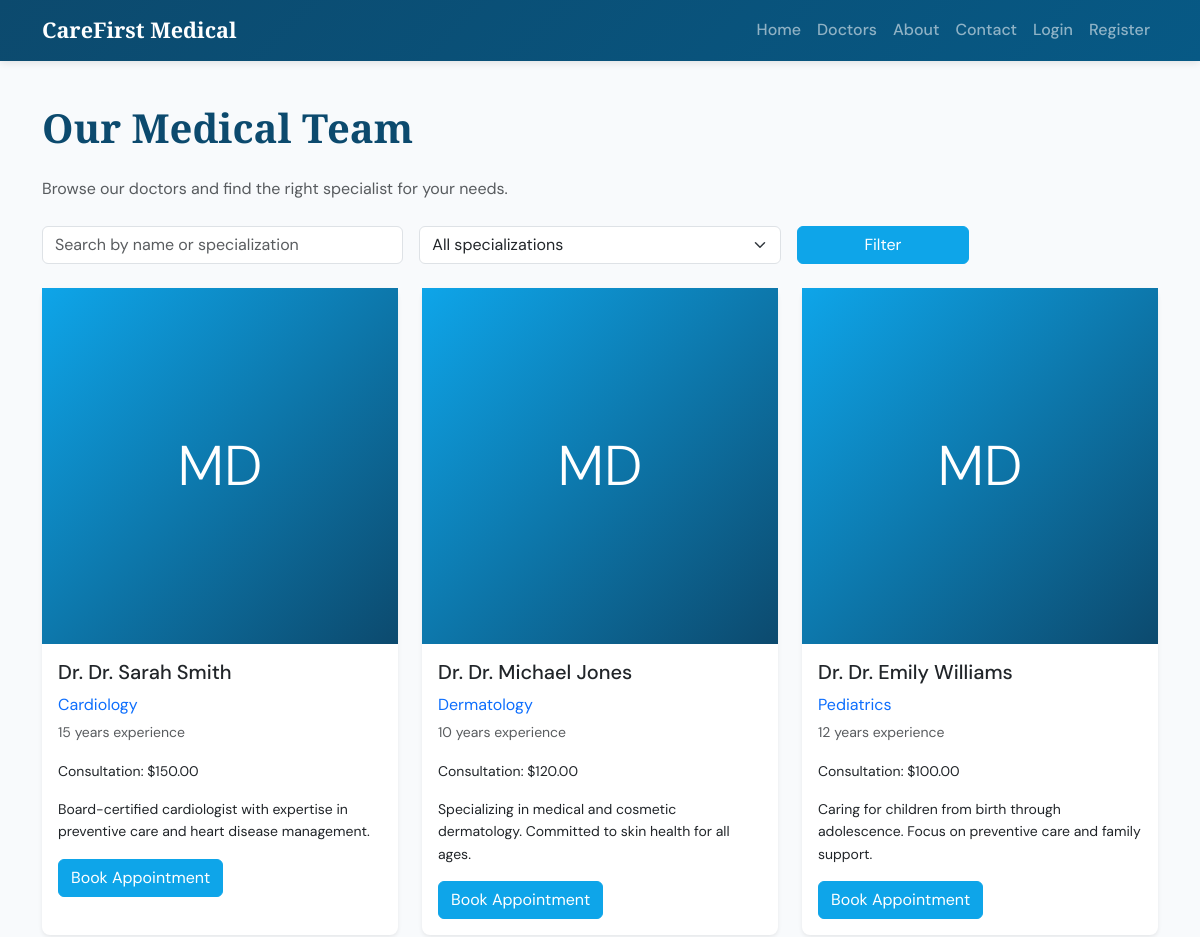
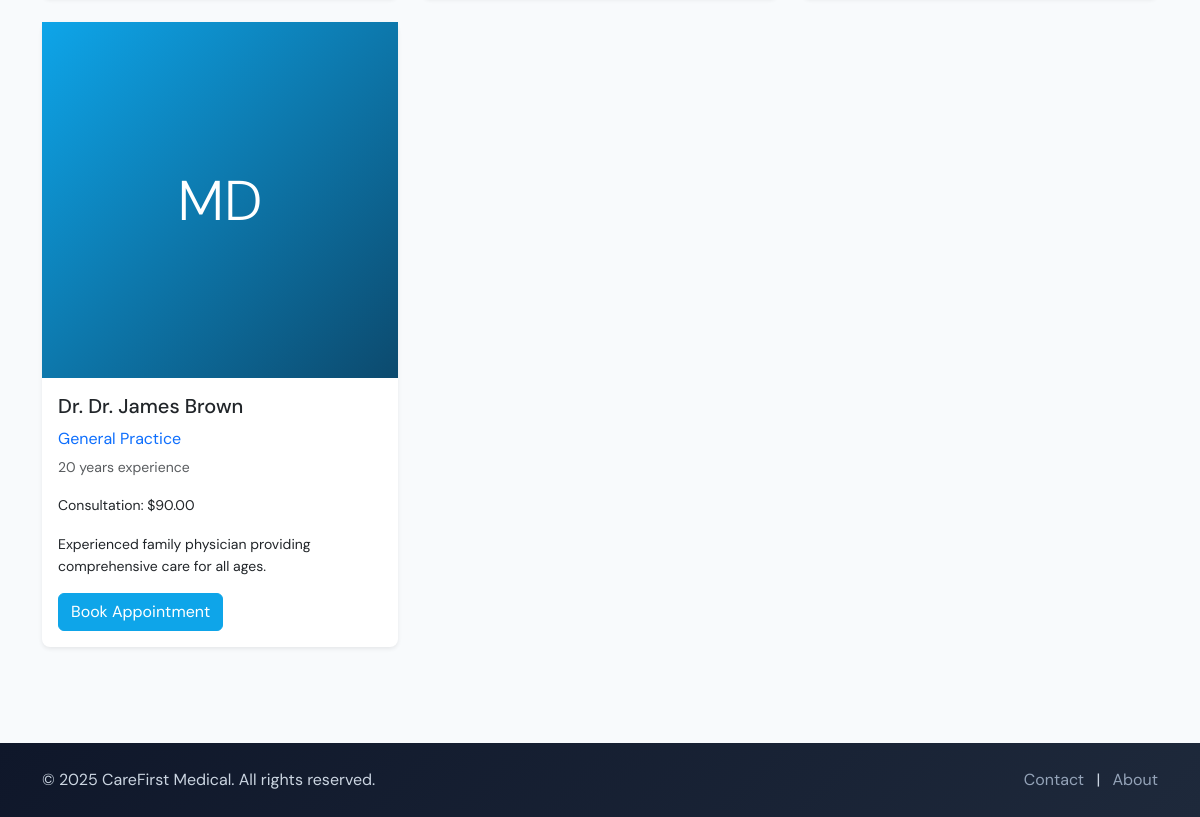
Page /doctors on the committed database (2 pictures, top to bottom).
### models.py (models this page shows, shortened)
class Doctor(db.Model):
    __tablename__ = 'doctors'
    doctor_id = db.Column(db.Integer, primary_key=True)
    user_id = db.Column(db.Integer, db.ForeignKey('users.user_id'), nullable=False, unique=True)
    specialization = db.Column(db.String(100), nullable=False)  # Cardiology, Dermatology, etc.
    qualifications = db.Column(db.String(500), nullable=True)
    years_of_experience = db.Column(db.Integer, nullable=True)
    consultation_fee = db.Column(db.Numeric(10, 2), nullable=True)
    available_days = db.Column(db.String(200), nullable=True)  # e.g. "Mon,Tue,Wed,Thu,Fri"
    available_time_slots = db.Column(db.String(500), nullable=True)  # e.g. "09:00,10:00,11:00,14:00,15:00"
    about_text = db.Column(db.Text, nullable=True)
    profile_image_filename = db.Column(db.String(255), nullable=True)
    appointments = db.relationship(
        'Appointment', backref='doctor', lazy='dynamic',
        foreign_keys='Appointment.doctor_id', cascade='all, delete-orphan'
    )

class User(UserMixin, db.Model):
    __tablename__ = 'users'
    user_id = db.Column(db.Integer, primary_key=True)
    username = db.Column(db.String(80), unique=True, nullable=False, index=True)
    email = db.Column(db.String(120), unique=True, nullable=False, index=True)
    password_hash = db.Column(db.String(256), nullable=False)
    user_role = db.Column(db.String(20), nullable=False, default='patient')  # patient, doctor, admin
    full_name = db.Column(db.String(120), nullable=True)
    phone_number = db.Column(db.String(20), nullable=True)
    date_of_birth = db.Column(db.Date, nullable=True)
    account_creation = db.Column(db.DateTime, default=datetime.utcnow)
    last_login = db.Column(db.DateTime, nullable=True)
    appointments_as_patient = db.relationship(
        'Appointment', backref='patient_user', lazy='dynamic',
        foreign_keys='Appointment.patient_id', cascade='all, delete-orphan'
    )
    doctor_profile = db.relationship(
        'Doctor', backref='user', uselist=False, lazy='joined',
        foreign_keys='Doctor.user_id', cascade='all, delete-orphan'
    )

### app.py (the view, shortened to what this page needs)
@app.route('/doctors')
def doctors():
    specialization_filter = request.args.get('specialization', '').strip()
    search_query = request.args.get('q', '').strip()
    query = Doctor.query
    if specialization_filter:
        query = query.filter(Doctor.specialization == specialization_filter)
    doctors_list = query.all()
    specializations = db.session.query(Doctor.specialization).distinct().all()
    specializations = [s[0] for s in specializations if s[0]]
    return render_template('doctors.html', doctors_list=doctors_list, specializations=specializations,
                           current_spec=specialization_filter, search_q=search_query)

### templates/doctors.html (shortened to what this page needs)
{% extends "base.html" %}
{% block content %}
<div class="container py-5">
    <h1 class="section-title mb-4">Our Medical Team</h1>
    <p class="text-muted mb-4">Browse our doctors and find the right specialist for your needs.</p>
    <form method="get" class="row g-3 mb-4">
        <div class="col-md-4">
            <input type="text" name="q" class="form-control" placeholder="Search by name or specialization" value="{{ search_q or '' }}">
        </div>
        <div class="col-md-4">
            <select name="specialization" class="form-select">
                <option value="">All specializations</option>
            </select>
        </div>
        <div class="col-md-2">
            <button type="submit" class="btn btn-primary w-100">Filter</button>
        </div>
    </form>
    <div class="row g-4">
        {% for doctor in doctors_list %}
        <div class="col-md-6 col-lg-4">
            <div class="card doctor-card h-100 border-0 shadow-sm">
                <div class="doctor-card-img-wrapper">
                    {% if doctor.profile_image_filename %}
                    <img src="{{ url_for('static', filename='uploads/' + doctor.profile_image_filename) }}" class="card-img-top" alt="{{ doctor.user.full_name }}">
                    {% else %}
                    <div class="doctor-placeholder d-flex align-items-center justify-content-center">
                        <span class="display-4 text-white">MD</span>
                    </div>
                    {% endif %}
                </div>
                <div class="card-body">
                    <h5 class="card-title">Dr. {{ doctor.user.full_name or doctor.user.username }}</h5>
                    <p class="card-text text-primary mb-1">{{ doctor.specialization }}</p>
                    <p class="card-text small text-muted">{{ doctor.years_of_experience or 0 }} years experience</p>
                    {% if doctor.consultation_fee %}
                    <p class="card-text small">Consultation: ${{ "%.2f"|format(doctor.consultation_fee) }}</p>
                    {% endif %}
                    <p class="card-text small">{{ (doctor.about_text or '')[:120] }}{% if doctor.about_text and doctor.about_text|length > 120 %}...{% endif %}</p>
                    {% if current_user.is_authenticated and current_user.user_role == 'patient' %}
                    <a href="{{ url_for('book_appointment', doctor_id=doctor.doctor_id) }}" class="btn btn-primary">Book Appointment</a>
                    {% else %}
                    <a href="{{ url_for('login', next=url_for('book_appointment', doctor_id=doctor.doctor_id)) }}" class="btn btn-primary">Book Appointment</a>
                    {% endif %}
                </div>
            </div>
        </div>
        {% else %}
        <div class="col-12">
            <p class="text-muted">No doctors found. Try adjusting your search or filter.</p>
        </div>
        {% endfor %}
    </div>
</div>
{% endblock %}

### static/css/custom.css (style rules this page uses)
:root { --color-bg: #f8fafc; --color-text: #1e293b; --color-muted: #64748b; --color-primary: #0ea5e9; --color-primary-dark: #0284c7; --color-accent: #0c4a6e; --color-success: #059669; --color-danger: #dc2626; --font-heading: 'Libre Baskerville', Georgia, serif; --font-body: 'DM Sans', -apple-system, BlinkMacSystemFont, sans-serif; --spacing-section: 4rem; --transition-fast: 0.2s ease; --nav-height: 56px; }
* { box-sizing: border-box; }
body { font-family: var(--font-body); color: var(--color-text); background-color: var(--color-bg); padding-top: var(--nav-height); line-height: 1.6; }
.section-title { font-family: var(--font-heading); font-weight: 600; color: var(--color-accent); }
.doctor-card { transition: transform var(--transition-fast), box-shadow var(--transition-fast); }
.doctor-card-img-wrapper { overflow: hidden; aspect-ratio: 1; background: linear-gradient(135deg, var(--color-primary) 0%, var(--color-accent) 100%); }
.doctor-placeholder { width: 100%; height: 100%; min-height: 200px; background: linear-gradient(135deg, var(--color-primary) 0%, var(--color-accent) 100%); }
.btn-primary { background-color: var(--color-primary); border-color: var(--color-primary); }
html { scroll-behavior: smooth; }
.card { border-radius: 0.5rem; }

### rows in the picture
Doctor: shows "MD", user "Dr. Sarah Smith", specialization "Cardiology", years_of_experience "15", consultation_fee "150.00", about_text "Board-certified cardiologist with expertise in preventive care and heart disease management."
Doctor: shows "MD", user "Dr. Michael Jones", specialization "Dermatology", years_of_experience "10", consultation_fee "120.00", about_text "Specializing in medical and cosmetic dermatology. Committed to skin health for all ages."
Doctor: shows "MD", user "Dr. Emily Williams", specialization "Pediatrics", years_of_experience "12", consultation_fee "100.00", about_text "Caring for children from birth through adolescence. Focus on preventive care and family support."
Doctor: shows "MD", user "Dr. James Brown", specialization "General Practice", years_of_experience "20", consultation_fee "90.00", about_text "Experienced family physician providing comprehensive care for all ages."
